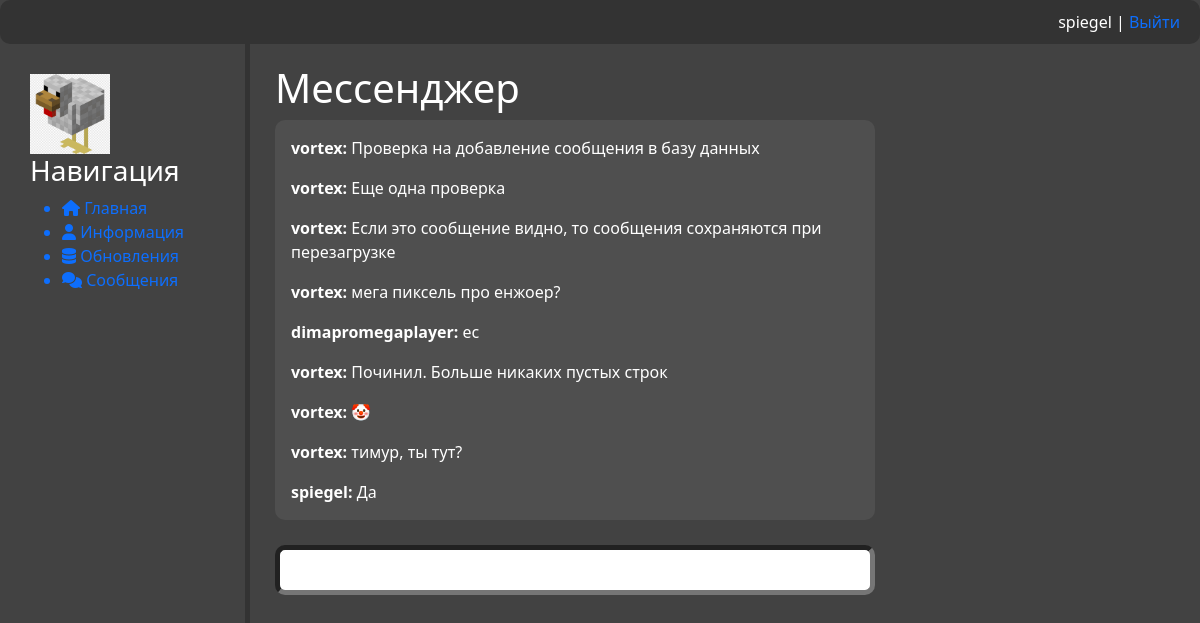
The app's page /chat/ (signed in) with its own data.
### chat/models.py (models this page shows)
class Messages(models.Model):
    sender = models.ForeignKey(User, on_delete=models.PROTECT, null=True, related_name='sent_messages')
    target = models.ForeignKey(User, on_delete=models.PROTECT, null=True, related_name='received_messages')
    message = models.TextField('Сообщение')
    date = models.DateTimeField('Дата', auto_now_add=True)

### chat/views.py (the view)
# urls.py: path('', views.ChatHome.as_view(), name='chat')
class ChatHome(LoginRequiredMixin, ListView):
    queryset = Messages.objects.all()
    template_name = 'chat/home.html'
    context_object_name = 'chat'
    login_url = reverse_lazy('not_auth')
    def get_context_data(self, *, object_list=None, **kwargs):
        context = super().get_context_data(**kwargs)
        context['title'] = 'Мессенджер'
        return context

### chat/templates/chat/home.html (shortened to what this page needs)
{% extends 'main/layout.html' %}
{% block content %}
<h1>Мессенджер</h1>
<div class="chat_main">
    <div id="messages" class="messages">
        {% if object_list %}
            {% for elem in chat %}
                    <p class="msg"><strong> {{elem.sender}}: </strong>{{elem.message}}</p>
            {% endfor %}
        {% endif %}
    </div>
    <form id="form_msg", class="form_msg">
        <input name="message" rows="3" class="message"></input>
    </form>
</div>
{% endblock %}

### main/templates/main/layout.html (shortened to what this page needs)
<!DOCTYPE html>
{% load static %}
<html lang="en">
<head>
    <link rel="stylesheet" href="https://cdn.jsdelivr.net/npm/bootstrap@5.2.3/dist/css/bootstrap.min.css">
    <link rel="stylesheet" href="https://use.fontawesome.com/releases/v6.4.0/css/all.css">
    <link rel="stylesheet" href="{% static 'main/css/main.css' %}">
    <link rel="stylesheet" href="{% static 'main/css/chat.css' %}">
    <link rel="stylesheet" href="{% static 'main/css/pagination.css' %}">
</head>
<body>
    <header>
        <nav>
            <ul>
                <li style="margin-left: auto;">
                    {% if request.user.is_authenticated %}
                        {{user.username}} | <a href="{% url 'logout' %}"> Выйти </a>
                    {% else %}
                        <a href="{% url 'register' %}"> <i class="fa-solid fa-address-card"></i> Регистрация </a>
                    |
                        <a href="{% url 'login' %}"> <i class="fa-solid fa-right-to-bracket"></i> Авторизация </a></li>
                    {% endif %}
            </ul>
        </nav>
    </header>
    <div class="wrapper">
        <aside>
            <div style="display: inline-block;">
                <img src="{% static 'main/img/Chicken.png' %}" alt="Лого">
                <h3> Навигация </h3>
                <ul>
                    <a href="{% url 'home' %}"> <li> <i class="fas fa-house"></i> Главная</li> </a>
                    <a href="{% url 'info' %}"> <li> <i class="fas fa-user"></i> Информация</li> </a>
                    <a href="{% url 'data_base_home' %}"> <li> <i class="fas fa-database"></i> Обновления </li> </a>
                    <a href="{% url 'chat' %}"> <li> <i class="fa-solid fa-comments"></i> Сообщения </li> </a>
                </ul>
            </div>
        </aside>
        <main>
            {% block content %}
            {% endblock %}
        </main>
    </div>
</body>
</html>

### main/static/main/css/main.css (style rules this page uses)
:root { --white-text: #FFFFFF; --dividing-section: #333; }
body { overflow-y: hidden; background: #424242; color: var(--white-text); }
header { background-color: var(--dividing-section); color: var(--white-text); padding: 10px 20px; border-radius: 10px; }
a { text-decoration: none; }
nav ul { list-style: none; display: flex; margin: 0; padding: 0; }
nav li { margin-left: 20px; }
nav li:first-child { margin-left: 0; }
.wrapper { display: flex; align-items: flex-start; }
aside { float: left; width: 250px; padding: 2.5%; height: 100vh; border-right: 5px solid var(--dividing-section); }
aside img { width: 80px; height: 80px; float: left; }
main { width: 60%; float: left; margin-top: 20px; margin-left: 25px; word-wrap: break-word; }
form { margin-left: 25px; width: 450px; margin-top: 50px; }

### main/static/main/css/chat.css (style rules this page uses)
.chat_main { width: 600px; }
form.form_msg { margin: 0px; width: 100%; }
.messages { width: 100%; height: 400px; overflow-y: auto; background-color: #4F4F4F; border-radius: 10px; box-sizing: border-box; }
.message { margin-top: 25px; width: 100%; height: 50px; resize: vertical; border-radius: 10px; border-width: 5px; box-sizing: border-box; }
.msg { padding-top: 1em; padding-left: 1em; margin: 0px; }

### records on screen
Messages: sender "vortex", message "Проверка на добавление сообщения в базу данных"
Messages: sender "vortex", message "Еще одна проверка"
Messages: sender "vortex", message "Если это сообщение видно, то сообщения сохраняются при перезагрузке"
Messages: sender "vortex", message "мега пиксель про енжоер?"
Messages: sender "dimapromegaplayer", message "ес"
Messages: sender "vortex", message "Починил. Больше никаких пустых строк"
Messages: sender "vortex", message "🤡"
Messages: sender "vortex", message "тимур, ты тут?"
Messages: sender "spiegel", message "Да"

### other values on screen
{{ user.username }} "spiegel"
